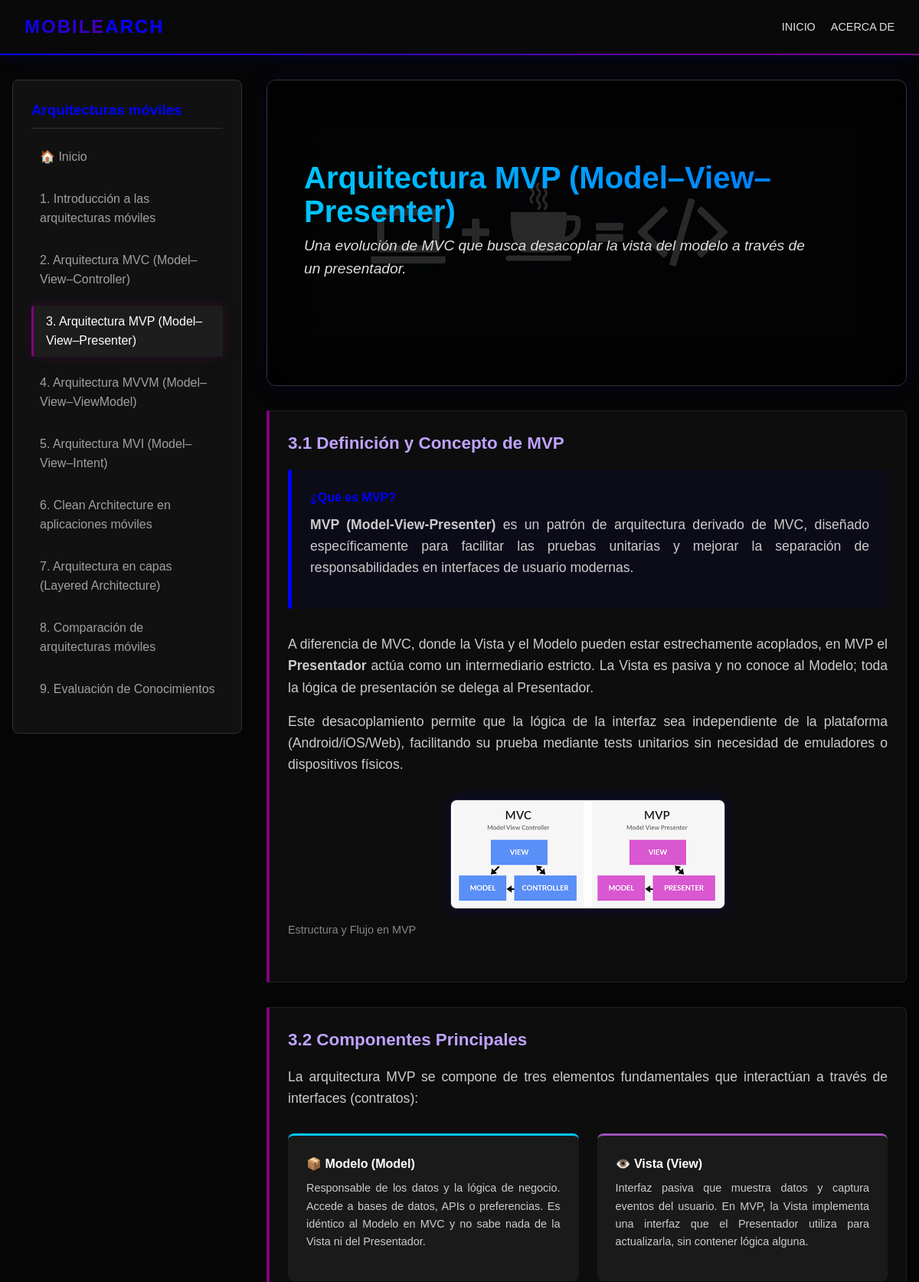
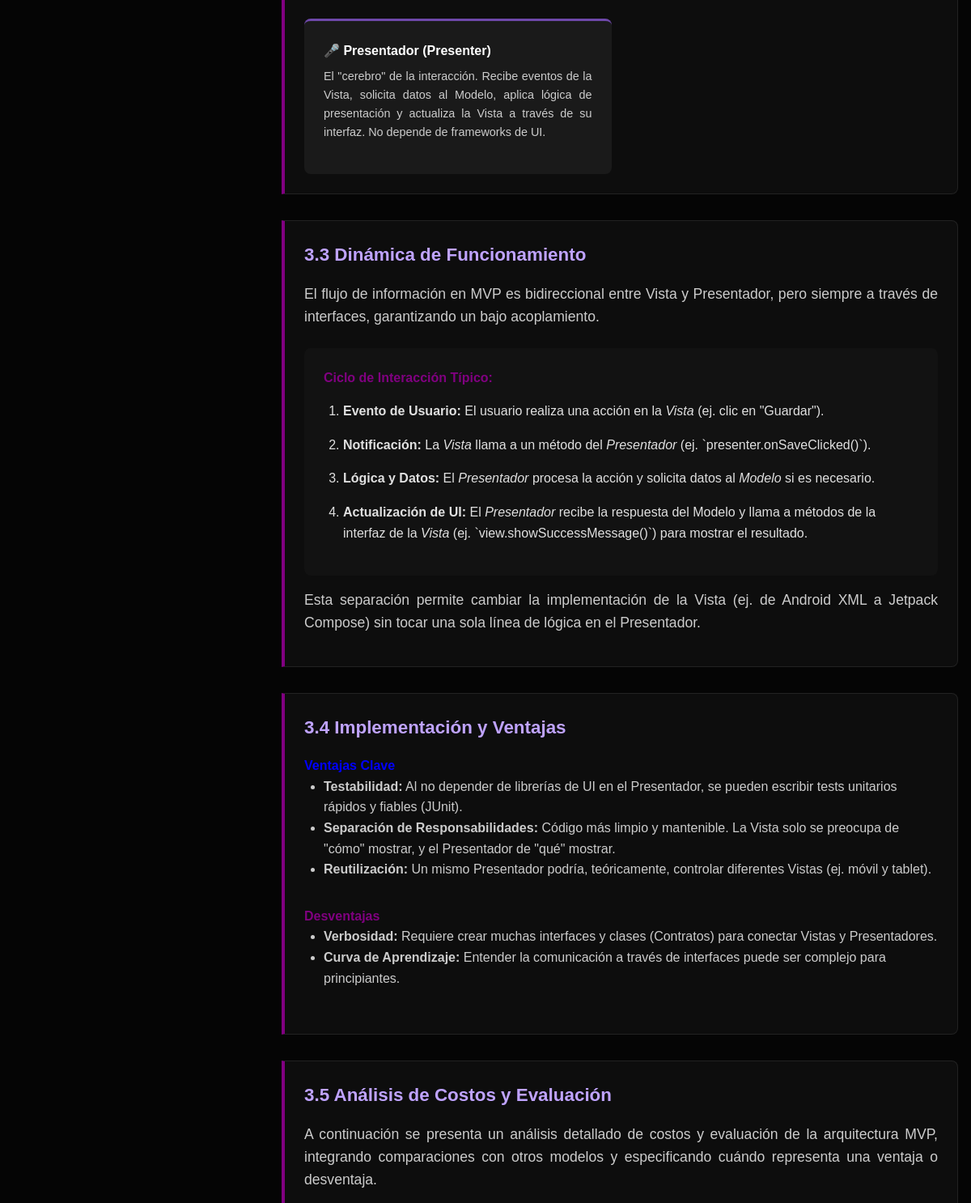
/legacy_php/topic.php?id=3 (upper part), run on the app's committed database (2 pictures, top to bottom).
### tables this page shows
CREATE TABLE `temas` (
  `id` int(11) NOT NULL AUTO_INCREMENT,
  `titulo` varchar(255) NOT NULL,
  `descripcion` text,
  PRIMARY KEY (`id`)
);

CREATE TABLE `subtemas` (
  `id` int(11) NOT NULL AUTO_INCREMENT,
  `tema_id` int(11) NOT NULL,
  `titulo` varchar(255) NOT NULL,
  `contenido` text NOT NULL,
  PRIMARY KEY (`id`),
  FOREIGN KEY (`tema_id`) REFERENCES `temas`(`id`) ON DELETE CASCADE
);

### legacy_php/topic.php (the view, shortened to what this page needs)
<?php include 'includes/header.php'; ?>
<?php
$id = isset($_GET['id']) ? intval($_GET['id']) : 0;
if ($id > 0) {
    $sql_topic = "SELECT * FROM temas WHERE id = $id";
    $res_topic = $conn->query($sql_topic);
    if ($res_topic && $res_topic->num_rows > 0) {
        $topic = $res_topic->fetch_assoc();
?>
        <div class="topic-container">
            <div class="hero" style="background: linear-gradient(rgba(0,0,0,0.8), rgba(0,0,0,0.8)), url('/Exposicion/images/intro.jpg'); margin-bottom: 2rem;">
                <div class="hero-text">
                    <h1 class="glow-text" style="font-size: 2.5rem; margin-bottom: 0.5rem;"><?php echo htmlspecialchars($topic["titulo"]); ?></h1>
                    <p style="font-size: 1.2rem; color: #e0e0e0; font-style: italic;">
                        <?php echo htmlspecialchars($topic["descripcion"]); ?>
                    </p>
                </div>
            </div>
            <div class="subtopics-list">
                <?php
                $sql_subs = "SELECT * FROM subtemas WHERE tema_id = $id ORDER BY id ASC";
                $res_subs = $conn->query($sql_subs);
                if ($res_subs && $res_subs->num_rows > 0) {
                    while ($sub = $res_subs->fetch_assoc()) {
                ?>
                        <div class="subtopic card">
                            <h3><?php echo htmlspecialchars($sub["titulo"]); ?></h3>
                            <div class="subtopic-content">
                                <?php
                                echo $sub["contenido"];
                                ?>
                            </div>
                        </div>
                <?php
                    }
                }
                ?>
            </div>
        </div>
<?php
    } else {
        echo '<div class="card"><h2>Tema no encontrado</h2><p>El tema solicitado no existe en nuestra base de datos.</p></div>';
    }
} else {
    echo '<div class="card"><h2>ID de tema inválido</h2><p>Por favor selecciona un tema válido desde el menú.</p></div>';
}
?>

### includes/header.php (shortened to what this page needs)
<?php
include __DIR__ . '/db.php';
?>
<!DOCTYPE html>
<html lang="es">
<head>
    <link rel="stylesheet" href="css/styles.css?v=<?php echo time(); ?>">
</head>
<body>
    <header>
        <nav class="navbar">
            <div class="logo">Mobile<span style="color:var(--accent-blue)">Arch</span></div>
            <ul class="nav-links">
                <li><a href="index.php">Inicio</a></li>
                <li><a href="about.php">Acerca de</a></li>
            </ul>
        </nav>
    </header>
    <div class="container">
        <aside class="sidebar">
            <h3>Arquitecturas móviles</h3>
            <ul class="topic-list">
                <?php
                $sql = "SELECT id, titulo FROM temas ORDER BY id ASC";
                $result = $conn->query($sql);
                $current_id = isset($_GET['id']) ? intval($_GET['id']) : 0;
                $is_home = basename($_SERVER['PHP_SELF']) == 'index.php';
                echo '<li><a href="index.php" class="' . ($is_home ? 'active' : '') . '">🏠 Inicio</a></li>';
                if ($result && $result->num_rows > 0) {
                    while($row = $result->fetch_assoc()) {
                        $title = $row["titulo"];
                        $active_class = ($row["id"] == $current_id && !$is_home) ? 'active' : '';
                        echo '<li><a href="topic.php?id=' . $row["id"] . '" class="' . $active_class . '">' . $row["id"] . '. ' . htmlspecialchars($title) . '</a></li>';
                    }
                }
                ?>
            </ul>
        </aside>
        <main class="content">

### css/styles.css (style rules this page uses)
:root { --bg-color: #050505; --card-bg: #111111; --text-main: #e0e0e0; --text-secondary: #a0a0a0; --accent-blue: #0000ff; --accent-purple: #800080; --gradient-main: linear-gradient(135deg, var(--accent-blue), var(--accent-purple)); }
* { box-sizing: border-box; margin: 0; padding: 0; }
body { font-family: Arial, Helvetica, sans-serif; font-weight: 400; font-style: normal; background-color: var(--bg-color); color: var(--text-main); line-height: 1.6; overflow-x: hidden; }
h1, h2, h3, h4, h5, h6 { font-family: Arial, Helvetica, sans-serif; font-weight: 700; }
header { background: rgba(10, 10, 10, 0.95); border-bottom: 2px solid; border-image: var(--gradient-main) 1; padding: 1rem 2rem; position: sticky; top: 0; z-index: 1000; box-shadow: 0 0 20px rgba(0, 0, 255, 0.2); animation: slideDown 0.5s ease-out; }
.navbar { display: flex; justify-content: space-between; align-items: center; max-width: 1200px; margin: 0 auto; }
.logo { font-size: 1.5rem; font-weight: bold; background: var(--gradient-main); -webkit-background-clip: text; background-clip: text; color: transparent; text-transform: uppercase; letter-spacing: 2px; }
.nav-links { list-style: none; display: flex; gap: 20px; }
.nav-links a { color: var(--text-main); text-decoration: none; font-weight: 500; transition: color 0.3s ease; text-transform: uppercase; font-size: 0.9rem; }
.container { max-width: 1200px; margin: 2rem auto; padding: 0 1rem; display: flex; gap: 2rem; }
.sidebar { flex: 1; max-width: 300px; background: var(--card-bg); padding: 1.5rem; border-radius: 8px; border: 1px solid #333; height: fit-content; animation: slideInLeft 0.8s ease-out; }
.sidebar h3 { margin-bottom: 1rem; color: var(--accent-blue); border-bottom: 1px solid #333; padding-bottom: 0.5rem; }
.topic-list { list-style: none; }
.topic-list li { margin-bottom: 0.8rem; }
.topic-list a { color: var(--text-secondary); text-decoration: none; display: block; padding: 0.5rem; border-radius: 4px; transition: all 0.3s ease; border-left: 3px solid transparent; }
.topic-list a:hover, .topic-list a.active { background: rgba(255, 255, 255, 0.05); color: #fff; border-left-color: var(--accent-purple); padding-left: 1rem; box-shadow: 0 0 15px rgba(128, 0, 128, 0.2); }
.content { flex: 3; animation: fadeInUp 0.8s ease-out; }
.hero { background: linear-gradient(rgba(0,0,0,0.85), rgba(0,0,0,0.85)), url('../images/intro.jpg'); background-size: cover; background-position: center; min-height: 400px; display: flex; align-items: center; justify-content: space-between; border-radius: 12px; margin-bottom: 2rem; border: 1px solid #333; box-shadow: 0 0 30px rgba(0, 0, 255, 0.1); position: relative; overflow: hidden; animation: zoomIn 1s ease-out; padding: 3rem; }
.hero::after { content: ''; position: absolute; top: 0; left: 0; right: 0; bottom: 0; border-radius: 12px; box-shadow: inset 0 0 50px rgba(0,0,0,0.8); z-index: 1; }
.hero h1 { font-size: 3.5rem; line-height: 1.1; margin-bottom: 1.5rem; background: linear-gradient(90deg, #00c6ff, #0072ff, #9d50bb, #6e48aa); background-size: 300% 300%; -webkit-background-clip: text; background-clip: text; color: transparent; animation: gradientShift 5s ease infinite; }
.hero p { font-size: 1.2rem; color: #ddd; margin-bottom: 2rem; max-width: 90%; }
.card { background: var(--card-bg); border-radius: 12px; padding: 2rem; margin-bottom: 2rem; border: 1px solid #222; position: relative; overflow: hidden; transition: transform 0.3s ease, box-shadow 0.3s ease; animation: fadeInCard 0.8s ease-out backwards; }
.subtopic { margin-top: 2rem; padding: 1.5rem; background: rgba(255, 255, 255, 0.03); border-left: 4px solid var(--accent-purple); border-radius: 0 8px 8px 0; animation: slideInUp 0.6s ease-out backwards; animation-delay: 0.3s; }
.subtopics-list .subtopic:nth-child(1) { animation-delay: 0.2s; }
.subtopics-list .subtopic:nth-child(2) { animation-delay: 0.4s; }
.subtopics-list .subtopic:nth-child(3) { animation-delay: 0.6s; }
.subtopics-list .subtopic:nth-child(4) { animation-delay: 0.8s; }
.subtopics-list .subtopic:nth-child(5) { animation-delay: 1.0s; }
.subtopic h3 { color: #bfa3ff; margin-bottom: 1rem; font-size: 1.4rem; }
.subtopic p { margin-bottom: 1rem; color: #ccc; font-size: 1.1rem; text-align: justify; }
.objective-card { transition: transform 0.3s ease, box-shadow 0.3s ease; }
.glow-text { animation: neonPulse 3s infinite alternate; }

### data on the page
temas: id "1", titulo "Introducción a las arquitecturas móviles"
temas: id "2", titulo "Arquitectura MVC (Model–View–Controller)"
temas: id "3", titulo "Arquitectura MVP (Model–View–Presenter)", descripcion "Una evolución de MVC que busca desacoplar la vista del modelo a través de un presentador."
temas: id "4", titulo "Arquitectura MVVM (Model–View–ViewModel)"
temas: id "5", titulo "Arquitectura MVI (Model–View–Intent)"
temas: id "6", titulo "Clean Architecture en aplicaciones móviles"
temas: id "7", titulo "Arquitectura en capas (Layered Architecture)"
temas: id "8", titulo "Comparación de arquitecturas móviles"
temas: id "9", titulo "Evaluación de Conocimientos"
subtemas: titulo "3.1 Definición y Concepto de MVP", contenido "MVP (Model-View-Presenter) es un patrón de arquitectura derivado de MVC, diseñado específicamente para facilitar las pruebas unitarias y mejorar la separación de responsabilidades en interfaces de usuario modernas. A diferencia de MVC, donde la Vista y el Modelo pueden estar estrechamente acoplados, en MVP el Presentador actúa como un intermediario estricto. La Vista es pasiva y no conoce al Modelo; toda la lógica de presentación se delega al Presentador. Este desacoplamiento permite que la lógica de la interfaz sea independiente de la plataforma (Android/iOS/Web), facilitando su prueba mediante tests unitarios sin necesidad de emuladores o dispositivos físicos. Estructura y Flujo en MVP", contenido (picture)
subtemas: titulo "3.2 Componentes Principales", contenido "La arquitectura MVP se compone de tres elementos fundamentales que interactúan a través de interfaces (contratos): 📦 Modelo (Model) Responsable de los datos y la lógica de negocio. Accede a bases de datos, APIs o preferencias. Es idéntico al Modelo en MVC y no sabe nada de la Vista ni del Presentador. 👁️ Vista (View) Interfaz pasiva que muestra datos y captura eventos del usuario. En MVP, la Vista implementa una interfaz que el Presentador utiliza para actualizarla, sin contener lógica alguna. 🎤 Presentador (Presenter) El \"cerebro\" de la interacción. Recibe eventos de la Vista, solicita datos al Modelo, aplica lógica de presentación y actualiza la Vista a través de su interfaz. No depende…"
subtemas: titulo "3.3 Dinámica de Funcionamiento", contenido "El flujo de información en MVP es bidireccional entre Vista y Presentador, pero siempre a través de interfaces, garantizando un bajo acoplamiento. Ciclo de Interacción Típico: Evento de Usuario: El usuario realiza una acción en la Vista (ej. clic en \"Guardar\"). Notificación: La Vista llama a un método del Presentador (ej. `presenter.onSaveClicked()`). Lógica y Datos: El Presentador procesa la acción y solicita datos al Modelo si es necesario. Actualización de UI: El Presentador recibe la respuesta del Modelo y llama a métodos de la interfaz de la Vista (ej. `view.showSuccessMessage()`) para mostrar el resultado. Esta separación permite cambiar la implementación de la Vista (ej. de Android…"
subtemas: titulo "3.4 Implementación y Ventajas", contenido "Testabilidad: Al no depender de librerías de UI en el Presentador, se pueden escribir tests unitarios rápidos y fiables (JUnit). Separación de Responsabilidades: Código más limpio y mantenible. La Vista solo se preocupa de \"cómo\" mostrar, y el Presentador de \"qué\" mostrar. Reutilización: Un mismo Presentador podría, teóricamente, controlar diferentes Vistas (ej. móvil y tablet). Desventajas Verbosidad: Requiere crear muchas interfaces y clases (Contratos) para conectar Vistas y Presentadores. Curva de Aprendizaje: Entender la comunicación a través de interfaces puede ser complejo para principiantes."
subtemas: titulo "3.5 Análisis de Costos y Evaluación", contenido "A continuación se presenta un análisis detallado de costos y evaluación de la arquitectura MVP, integrando comparaciones con otros modelos y especificando cuándo representa una ventaja o desventaja."
